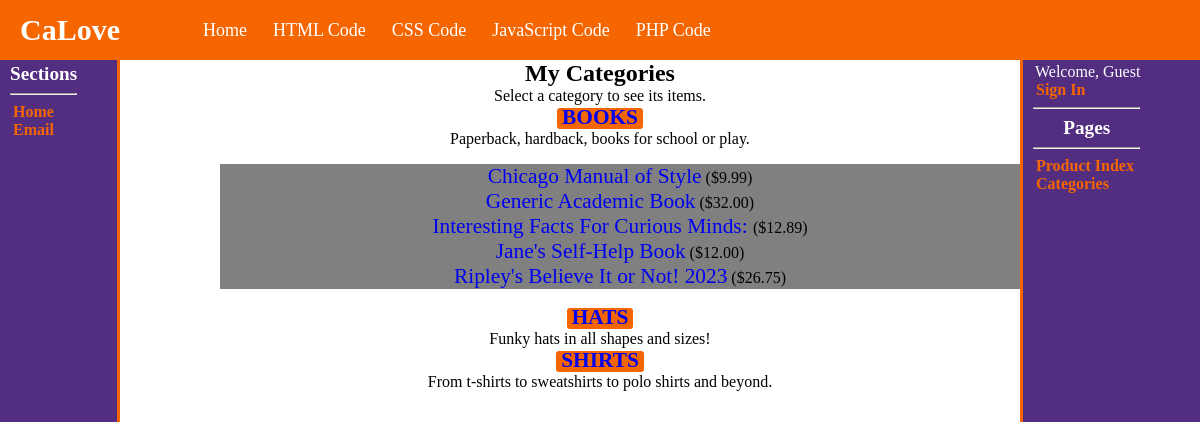
Screenshot of /seestore.php?cat_id=3 with the database file from the repository.
### tables this page shows
CREATE TABLE `store_categories` (
  `id` int(11) NOT NULL,
  `cat_title` varchar(50) DEFAULT NULL,
  `cat_desc` text DEFAULT NULL
);

CREATE TABLE `store_items` (
  `id` int(11) NOT NULL,
  `cat_id` int(11) NOT NULL,
  `item_title` varchar(75) DEFAULT NULL,
  `item_price` float(8,2) DEFAULT NULL,
  `item_desc` text DEFAULT NULL,
  `item_image` varchar(50) DEFAULT NULL
);

### seestore.php (the view, shortened to what this page needs)
<?php
$mysqli = mysqli_connect("localhost", "calove", "VXvsjr71!", "onlinestore");
$display_block = "<h1>My Categories</h1>
<p>Select a category to see its items.</p>";
$get_cats_sql = "SELECT id, cat_title, cat_desc FROM store_categories ORDER BY cat_title";
$get_cats_res = mysqli_query($mysqli, $get_cats_sql) or die(mysqli_error($mysqli));
if (mysqli_num_rows($get_cats_res) < 1) {
  $display_block = "<p><em>Sorry, no categories to browse.</em></p>";
} else {
  while ($cats = mysqli_fetch_array($get_cats_res)) {
    $cat_id = $cats['id'];
    $cat_title = strtoupper(stripslashes($cats['cat_title']));
    $cat_desc = stripslashes($cats['cat_desc']);
    $display_block .= "<p><strong><a href=\"" . $_SERVER['PHP_SELF'] . "?cat_id=" . $cat_id . "\">" . $cat_title . "</a></strong><br>" . $cat_desc . "</p>";
    if (isset($_GET['cat_id']) && ($_GET['cat_id'] == $cat_id)) {
      $safe_cat_id = mysqli_real_escape_string($mysqli, $_GET['cat_id']);
      $get_items_sql = "SELECT id, item_title, item_price FROM store_items WHERE cat_id = '" . $safe_cat_id . "' ORDER BY item_title";
      $get_items_res = mysqli_query($mysqli, $get_items_sql) or die(mysqli_error($mysqli));
      if (mysqli_num_rows($get_items_res) < 1) {
        $display_block = "<p><em>Sorry, no items in this category.</em></p>";
      } else {
        $display_block .= "<ul>";
        while ($items = mysqli_fetch_array($get_items_res)) {
          $item_id = $items['id'];
          $item_title = stripslashes($items['item_title']);
          $item_price = $items['item_price'];
          $display_block .= "<li><a href=\"showitem.php?item_id=" . $item_id . "\">" . $item_title . "</a> (\$" . $item_price . ")</li>";
        }
        $display_block .= "</ul>";
      }
    }
  }
}
?>
<!DOCTYPE html>
<html lang="en">
<head>
  <link rel="stylesheet" href="layout.css">
</head>
<body>
  <header>
    <div class="header">
      <div class="menu">
        <nav>
          <div class="menu_content">
            <div class="logo"><a href="#">CaLove</a></div>
            <ul class="links">
              <li><a href="/420710/index.html">Home</a></li>
              <li>
                <a href="#" class="desktop-link">HTML Code</a>
              </li>
              <li>
                <a href="#" class="desktop-link">CSS Code</a>
              </li>
              <li>
                <a href="#" class="desktop-link">JavaScript Code</a>
              </li>
              <li>
                <a href="#" class="desktop-link">PHP Code</a>
              </li>
            </ul>
          </div>
        </nav>
      </div>
    </div>
  </header>
  <div class="wrapper">
    <nav>
      <div class="content_area">
        <?php
        if (isset($_SESSION['loggedin']) && $_SESSION['loggedin'] === true && isset($_SESSION['username'])) {
          $loggedInUsername = $_SESSION['username'];
        } else {
          $loggedInUsername = "";
        }
        ?>
        <?php echo $display_block; ?>
      </div>
      <div class="left_side">
        <ul>
          <div class="navHead">
            <h1><strong>Sections</strong></h1>
            <hr>
            <li><a href="/420710/index.html">Home</a><br></li>
            <li><a href="mailto:calove@g.clemson.edu">Email</a></li>
          </div>
        </ul>
      </div>
      <div class="right_side">
        <ul>
          <div class="navHead">
              <?php
              if ($loggedInUsername) {
                echo '<p><strong>User: ' . $loggedInUsername . '</strong></p>';
                echo '<li><a href="/phplogin/420710/onlineStore/cart.php">My Cart</a></li>';
                echo '<li><a href="/phplogin/420710/onlineStore/home.php">Profile</a></li>';
                echo '<li><a href="/phplogin/420710/onlineStore/logout.php">Log Out</a></li>';
              } else {
                echo '<p>Welcome, Guest</p>';
                echo '<li><a href="login.html">Sign In</a></li>';
              }
              ?>
              <hr>
                <h1><strong>Pages</strong></h1>
              <hr>
              <li><a href="seestore_withJS.php">Product Index</a></li>
              <li><a href="seestore.php">Categories</a></li>
          </div>
        </ul>
      </div>
    </nav>
  </div>
</body>
</html>

### layout.css (style rules this page uses)
.header { position: fixed; height: 60px; top: 0; left: 0; right: 0; width: 100%; background-color: #F56600; color: #522D80; border-bottom: 3px solid white; z-index: 1; box-sizing: border-box; }
h1, h2 { margin: 0; text-align: center; }
.navHead { text-align: left; position: fixed; margin-top: 3px; margin-left: 10px; margin-right: 20px; }
.navHead h1 { color: white; font-size: larger; }
.wrapper { position: fixed; left: 0; right: 0; top: 60px; bottom: 0; height: 100%; width: 100%; overflow-y: auto; }
.menu { background: #F56600; position: fixed; height: 60px; width: 100%; }
.menu nav { position: relative; display: flex; max-width: calc(100% - 200px); margin: 0 auto; height: 60px; align-items: center; justify-content: space-between; }
nav .menu_content { display: flex; align-items: center; height: 60px; margin: 0; }
nav .menu_content .links { display: flex; height: 60px; }
.menu .logo a { color: #fff; font-size: 30px; font-weight: 600; text-decoration: none; }
.menu_content .links li { list-style: none; line-height: 60px; }
.menu_content .links li a, .menu_content .links li label { color: #fff; font-size: 18px; font-weight: 500; padding: 9px 17px; border-radius: 5px; transition: all 0.3s ease; text-decoration: none; }
.left_side { position: fixed; left: 0; bottom: 0; text-align: center; width: 10%; margin-right: 5%; background-color: #522D80; height: 100%; min-height: 100vh; box-sizing: border-box; top: 60px; color: white; border-right: 3px solid #F56600; }
.content_area { margin-top: auto; position: relative; margin-right: 15%; margin-left: 15%; text-align: center; flex-direction: column; display: flex; width: auto; height: 100%; bottom: 0; word-break: keep-all; color: black; background-size: cover; border-bottom: 3px solid white; box-sizing: border-box; }
.content_area p { margin: 0 5px; font-size: 18pt; }
.right_side { display: flex; top: 60px; width: 10%; margin-left: 5%; position: fixed; right: 0; bottom: 0; text-align: left; display: flex; height: 100%; min-height: 100vh; border-left: 3px solid #F56600; background-color: #522D80; }
.left_side ul, .right_side ul { list-style: none; color: white; padding-left: 0px; padding-right: 0px; margin-top: 0px; height: auto; width: auto; text-align: center; display: block; }
.left_side li a:link, .left_side li a:visited, .left_side ul a:link, .left_side ul a:visited, .right_side li a:link, .right_side li a:visited { font-size: 12pt; font-weight: bold; padding: 3px 0px 3px 3px; color: #F56600; text-decoration: none; }
@media screen and (max-width: 1250px) { .wrapper { flex-direction: row; } }
@media screen and (max-width: 1250px) { .content_area p { margin-left: 10px; margin-right: 10px; font-size: 16pt; } }
@media screen and (max-width: 1250px) { .right_side { color: #F56600; background-color: #522D80; width: 15%; box-sizing: border-box; border-left: 3px solid #F56600; } }
@media screen and (max-width: 1250px) { .menu nav { max-width: 100%; padding: 0 20px; } }
@media screen and (max-width: 1250px) { nav .menu_content .links { margin-left: 30px; } }
@media screen and (max-width: 1250px) { .menu_content .links li a { padding: 8px 13px; } }

### seestore.php (style rules this page uses)
body { background-image: url("/phplogin/420710/Images/cool-background.png"); width: auto; }
.content_area p { font-size: 12pt; }
.content_area a { text-decoration: none; font-size: 16pt; }
ul { list-style: none; }
.navHead p { margin: 0px; padding-left: 2px; }
.content_area strong { background-color: #f56600; padding: 2px 5px 2px 5px; border-radius: 3px; }
.content_area ul li { background-color: gray; }

### rows the page displays
store_categories: cat_title "BOOKS", cat_desc "Paperback, hardback, books for school or play."
store_items: item_title "Chicago Manual of Style", item_price "9.99"
store_items: item_title "Generic Academic Book", item_price "32.00"
store_items: item_title "Interesting Facts For Curious Minds:", item_price "12.89"
store_items: item_title "Jane's Self-Help Book", item_price "12.00"
store_items: item_title "Ripley's Believe It or Not! 2023", item_price "26.75"
store_categories: cat_title "HATS", cat_desc "Funky hats in all shapes and sizes!"
store_categories: cat_title "SHIRTS", cat_desc "From t-shirts to sweatshirts to polo shirts and beyond."
